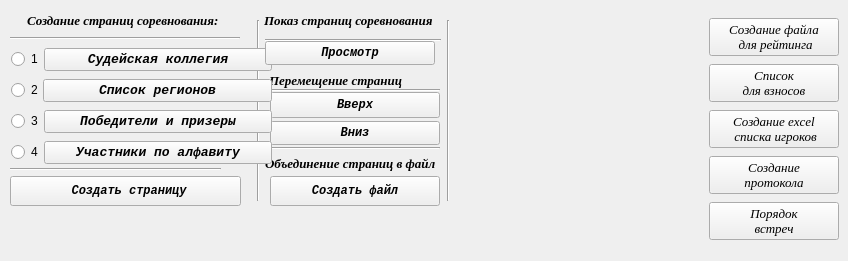
    <widget class="QWidget" name="tab_7">
     <attribute name="title">
      <string>Дополнительно</string>
     </attribute>
     <widget class="Line" name="line_6">
      <property name="geometry">
       <rect>
        <x>250</x>
        <y>20</y>
        <width>16</width>
        <height>181</height>
       </rect>
      </property>
      <property name="orientation">
       <enum>Qt::Vertical</enum>
      </property>
     </widget>
     <widget class="QLabel" name="label_48">
      <property name="geometry">
       <rect>
        <x>27</x>
        <y>10</y>
        <width>211</width>
        <height>20</height>
       </rect>
      </property>
      <property name="font">
       <font>
        <family>Times New Roman</family>
        <pointsize>10</pointsize>
        <weight>75</weight>
        <italic>true</italic>
        <bold>true</bold>
       </font>
      </property>
      <property name="text">
       <string>Создание страниц соревнования:</string>
      </property>
     </widget>
     <widget class="Line" name="line_7">
      <property name="geometry">
       <rect>
        <x>10</x>
        <y>30</y>
        <width>230</width>
        <height>16</height>
       </rect>
      </property>
      <property name="orientation">
       <enum>Qt::Horizontal</enum>
      </property>
     </widget>
     <widget class="Line" name="line_8">
      <property name="geometry">
       <rect>
        <x>10</x>
        <y>161</y>
        <width>211</width>
        <height>16</height>
       </rect>
      </property>
      <property name="orientation">
       <enum>Qt::Horizontal</enum>
      </property>
     </widget>
     <widget class="QPushButton" name="Button_made_page_pdf">
      <property name="geometry">
       <rect>
        <x>10</x>
        <y>176</y>
        <width>231</width>
        <height>30</height>
       </rect>
      </property>
      <property name="font">
       <font>
        <family>Courier New</family>
        <weight>75</weight>
        <italic>true</italic>
        <bold>true</bold>
       </font>
      </property>
      <property name="text">
       <string> Создать страницу</string>
      </property>
     </widget>
     <widget class="QPushButton" name="Button_up">
      <property name="geometry">
       <rect>
        <x>270</x>
        <y>92</y>
        <width>170</width>
        <height>26</height>
       </rect>
      </property>
      <property name="font">
       <font>
        <family>Courier New</family>
        <weight>75</weight>
        <italic>true</italic>
        <bold>true</bold>
        <underline>false</underline>
       </font>
      </property>
      <property name="text">
       <string>Вверх</string>
      </property>
     </widget>
     <widget class="QPushButton" name="Button_down">
      <property name="geometry">
       <rect>
        <x>270</x>
        <y>121</y>
        <width>170</width>
        <height>24</height>
       </rect>
      </property>
      <property name="font">
       <font>
        <family>Courier New</family>
        <weight>75</weight>
        <italic>true</italic>
        <bold>true</bold>
        <underline>false</underline>
       </font>
      </property>
      <property name="text">
       <string>Вниз</string>
      </property>
     </widget>
     <widget class="QLabel" name="label_54">
      <property name="geometry">
       <rect>
        <x>269</x>
        <y>70</y>
        <width>171</width>
        <height>20</height>
       </rect>
      </property>
      <property name="font">
       <font>
        <family>Times New Roman</family>
        <pointsize>10</pointsize>
        <weight>75</weight>
        <italic>true</italic>
        <bold>true</bold>
       </font>
      </property>
      <property name="text">
       <string>Перемещение страниц</string>
      </property>
     </widget>
     <widget class="Line" name="line_9">
      <property name="geometry">
       <rect>
        <x>265</x>
        <y>140</y>
        <width>175</width>
        <height>16</height>
       </rect>
      </property>
      <property name="orientation">
       <enum>Qt::Horizontal</enum>
      </property>
     </widget>
     <widget class="Line" name="line_10">
      <property name="geometry">
       <rect>
        <x>265</x>
        <y>82</y>
        <width>175</width>
        <height>16</height>
       </rect>
      </property>
      <property name="orientation">
       <enum>Qt::Horizontal</enum>
      </property>
     </widget>
     <widget class="QPushButton" name="Button_made_one_file_pdf">
      <property name="geometry">
       <rect>
        <x>270</x>
        <y>176</y>
        <width>170</width>
        <height>30</height>
       </rect>
      </property>
      <property name="font">
       <font>
        <family>Courier New</family>
        <weight>75</weight>
        <italic>true</italic>
        <bold>true</bold>
       </font>
      </property>
      <property name="text">
       <string>Создать файл</string>
      </property>
     </widget>
     <widget class="QLabel" name="label_55">
      <property name="geometry">
       <rect>
        <x>265</x>
        <y>153</y>
        <width>191</width>
        <height>20</height>
       </rect>
      </property>
      <property name="font">
       <font>
        <family>Times New Roman</family>
        <pointsize>10</pointsize>
        <weight>75</weight>
        <italic>true</italic>
        <bold>true</bold>
       </font>
      </property>
      <property name="text">
       <string>Объединение страниц в файл</string>
      </property>
     </widget>
     <widget class="Line" name="line_11">
      <property name="geometry">
       <rect>
        <x>440</x>
        <y>20</y>
        <width>16</width>
        <height>181</height>
       </rect>
      </property>
      <property name="orientation">
       <enum>Qt::Vertical</enum>
      </property>
     </widget>
     <widget class="QWidget" name="layoutWidget">
      <property name="geometry">
       <rect>
        <x>11</x>
        <y>41</y>
        <width>261</width>
        <height>133</height>
       </rect>
      </property>
      <layout class="QVBoxLayout" name="verticalLayout_41">
       <property name="spacing">
        <number>1</number>
       </property>
       <item>
        <layout class="QHBoxLayout" name="horizontalLayout">
         <property name="spacing">
          <number>1</number>
         </property>
         <item>
          <widget class="QRadioButton" name="radioButton_GSK">
           <property name="layoutDirection">
            <enum>Qt::LeftToRight</enum>
           </property>
           <property name="text">
            <string>1</string>
           </property>
          </widget>
         </item>
         <item>
          <widget class="QPushButton" name="Button_list_referee">
           <property name="sizePolicy">
            <sizepolicy hsizetype="Expanding" vsizetype="Fixed">
             <horstretch>0</horstretch>
             <verstretch>0</verstretch>
            </sizepolicy>
           </property>
           <property name="font">
            <font>
             <family>Courier New</family>
             <pointsize>10</pointsize>
             <weight>75</weight>
             <italic>true</italic>
             <bold>true</bold>
            </font>
           </property>
           <property name="text">
            <string>Судейская коллегия</string>
           </property>
          </widget>
         </item>
        </layout>
       </item>
       <item>
        <layout class="QHBoxLayout" name="horizontalLayout_3">
         <property name="spacing">
          <number>0</number>
         </property>
         <item>
          <widget class="QRadioButton" name="radioButton_regions">
           <property name="sizePolicy">
            <sizepolicy hsizetype="Fixed" vsizetype="Fixed">
             <horstretch>0</horstretch>
             <verstretch>0</verstretch>
            </sizepolicy>
           </property>
           <property name="text">
            <string>2</string>
           </property>
          </widget>
         </item>
         <item>
          <widget class="QPushButton" name="Button_list_regions">
           <property name="sizePolicy">
            <sizepolicy hsizetype="Expanding" vsizetype="Fixed">
             <horstretch>0</horstretch>
             <verstretch>0</verstretch>
            </sizepolicy>
           </property>
           <property name="font">
            <font>
             <family>Courier New</family>
             <pointsize>10</pointsize>
             <weight>75</weight>
             <italic>true</italic>
             <bold>true</bold>
            </font>
           </property>
           <property name="text">
            <string>Список регионов</string>
           </property>
          </widget>
         </item>
        </layout>
       </item>
       <item>
        <layout class="QHBoxLayout" name="horizontalLayout_10">
         <property name="spacing">
          <number>1</number>
         </property>
         <item>
          <widget class="QRadioButton" name="radioButton_winner">
           <property name="sizePolicy">
            <sizepolicy hsizetype="Minimum" vsizetype="Fixed">
             <horstretch>0</horstretch>
             <verstretch>1</verstretch>
            </sizepolicy>
           </property>
           <property name="text">
            <string>3</string>
           </property>
          </widget>
         </item>
         <item>
          <widget class="QPushButton" name="Button_list_winner">
           <property name="sizePolicy">
            <sizepolicy hsizetype="Expanding" vsizetype="Fixed">
             <horstretch>0</horstretch>
             <verstretch>0</verstretch>
            </sizepolicy>
           </property>
           <property name="font">
            <font>
             <family>Courier New</family>
             <pointsize>10</pointsize>
             <weight>75</weight>
             <italic>true</italic>
             <bold>true</bold>
            </font>
           </property>
           <property name="text">
            <string>Победители и призеры</string>
           </property>
          </widget>
         </item>
        </layout>
       </item>
       <item>
        <layout class="QHBoxLayout" name="horizontalLayout_13">
         <property name="spacing">
          <number>1</number>
         </property>
         <item>
          <widget class="QRadioButton" name="radioButton_player_on_alf">
           <property name="sizePolicy">
            <sizepolicy hsizetype="Minimum" vsizetype="Fixed">
             <horstretch>0</horstretch>
             <verstretch>1</verstretch>
            </sizepolicy>
           </property>
           <property name="text">
            <string>4</string>
           </property>
          </widget>
         </item>
         <item>
          <widget class="QPushButton" name="Button_players_on_alf">
           <property name="sizePolicy">
            <sizepolicy hsizetype="Expanding" vsizetype="Fixed">
             <horstretch>0</horstretch>
             <verstretch>0</verstretch>
            </sizepolicy>
           </property>
           <property name="font">
            <font>
             <family>Courier New</family>
             <pointsize>10</pointsize>
             <weight>75</weight>
             <italic>true</italic>
             <bold>true</bold>
            </font>
           </property>
           <property name="text">
            <string>Участники по алфавиту</string>
           </property>
          </widget>
         </item>
        </layout>
       </item>
      </layout>
     </widget>
     <widget class="QLabel" name="label_56">
      <property name="geometry">
       <rect>
        <x>264</x>
        <y>10</y>
        <width>181</width>
        <height>20</height>
       </rect>
      </property>
      <property name="font">
       <font>
        <family>Times New Roman</family>
        <pointsize>10</pointsize>
        <weight>75</weight>
        <italic>true</italic>
        <bold>true</bold>
       </font>
      </property>
      <property name="text">
       <string>Показ страниц соревнования</string>
      </property>
     </widget>
     <widget class="QPushButton" name="Button_view_page_pdf">
      <property name="geometry">
       <rect>
        <x>265</x>
        <y>41</y>
        <width>170</width>
        <height>24</height>
       </rect>
      </property>
      <property name="font">
       <font>
        <family>Courier New</family>
        <weight>75</weight>
        <italic>true</italic>
        <bold>true</bold>
        <underline>false</underline>
       </font>
      </property>
      <property name="text">
       <string>Просмотр</string>
      </property>
     </widget>
     <widget class="Line" name="line_12">
      <property name="geometry">
       <rect>
        <x>265</x>
        <y>30</y>
        <width>176</width>
        <height>21</height>
       </rect>
      </property>
      <property name="orientation">
       <enum>Qt::Horizontal</enum>
      </property>
     </widget>
     <widget class="QWidget" name="layoutWidget">
      <property name="geometry">
       <rect>
        <x>709</x>
        <y>10</y>
        <width>130</width>
        <height>242</height>
       </rect>
      </property>
      <layout class="QVBoxLayout" name="verticalLayout_53">
       <property name="spacing">
        <number>0</number>
       </property>
       <item>
        <widget class="QPushButton" name="Button_made_R_file">
         <property name="font">
          <font>
           <family>Times New Roman</family>
           <pointsize>10</pointsize>
           <italic>true</italic>
          </font>
         </property>
         <property name="text">
          <string>Создание файла
 для рейтинга</string>
         </property>
         <property name="shortcut">
          <string/>
         </property>
         <property name="autoRepeat">
          <bool>false</bool>
         </property>
         <property name="default">
          <bool>false</bool>
         </property>
         <property name="flat">
          <bool>false</bool>
         </property>
        </widget>
       </item>
       <item>
        <widget class="QPushButton" name="Button_pay">
         <property name="font">
          <font>
           <family>Times New Roman</family>
           <pointsize>10</pointsize>
           <italic>true</italic>
          </font>
         </property>
         <property name="text">
          <string>Список 
для взносов</string>
         </property>
        </widget>
       </item>
       <item>
        <widget class="QPushButton" name="Button_made_player_list_excel">
         <property name="font">
          <font>
           <family>Times New Roman</family>
           <pointsize>10</pointsize>
           <italic>true</italic>
          </font>
         </property>
         <property name="text">
          <string>Создание excel
 списка игроков</string>
         </property>
         <property name="shortcut">
          <string/>
         </property>
         <property name="autoRepeat">
          <bool>false</bool>
         </property>
         <property name="default">
          <bool>false</bool>
         </property>
         <property name="flat">
          <bool>false</bool>
         </property>
        </widget>
       </item>
       <item>
        <widget class="QPushButton" name="Button_made_protokol">
         <property name="font">
          <font>
           <family>Times New Roman</family>
           <pointsize>10</pointsize>
           <italic>true</italic>
          </font>
         </property>
         <property name="text">
          <string>Создание
протокола</string>
         </property>
         <property name="shortcut">
          <string/>
         </property>
         <property name="autoRepeat">
          <bool>false</bool>
         </property>
         <property name="default">
          <bool>false</bool>
         </property>
         <property name="flat">
          <bool>false</bool>
         </property>
        </widget>
       </item>
       <item>
        <widget class="QPushButton" name="Button_randevy">
         <property name="font">
          <font>
           <family>Times New Roman</family>
           <pointsize>10</pointsize>
           <italic>true</italic>
          </font>
         </property>
         <property name="text">
          <string>Порядок
встреч</string>
         </property>
         <property name="shortcut">
          <string/>
         </property>
         <property name="autoRepeat">
          <bool>false</bool>
         </property>
         <property name="default">
          <bool>false</bool>
         </property>
         <property name="flat">
          <bool>false</bool>
         </property>
        </widget>
       </item>
      </layout>
     </widget>
    </widget>
